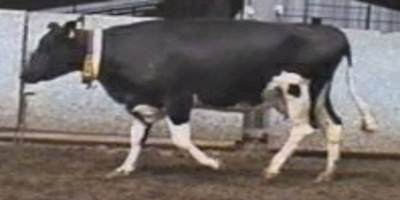
#> input picture datasets/cows/V00001.png, 400 x 200 px, given in place of 000.jpg, which was not available
$ python metrics_old.py
#> lines starting #> are read from the running program, lines starting #| are printed output that depends on the picture; pictures that were not available may be replaced by others from this repository, and a replacement may not be noted
### visdatcompy/common/utils.py
import os
import time
import sys
from colorama import Fore, Style, init

init()

__all__ = ["get_time", "color_print", "scan_directory"]

colors = {
    "none": "",
    "status": Fore.LIGHTMAGENTA_EX,
    "done": Fore.GREEN,
    "fail": Fore.RED,
    "warning": Fore.YELLOW,
    "log": Fore.LIGHTBLACK_EX,
    "create": Fore.CYAN,
}  # Цвета текста

style = Style.BRIGHT

stamps = {
    "none": "",
    "status": "[%] ",
    "done": "[V] ",
    "fail": "[X] ",
    "warning": "[!] ",
    "log": "[$] ",
    "create": "[+] ",
}  # Штампы вывода

images = []

# ==================================================================================================================================
# |                                                            UTILS                                                               |
# ==================================================================================================================================


def get_time(func) -> None:
    """
    Декоратор для замера времени выполнения функции.

    Parameters:
        - func (function): функция, время выполнения которой требуется замерить

    Returns:
        - None
    """

    def wrapper(*args, **kwargs):
        start_time = time.time()
        result = func(*args, **kwargs)
        end_time = time.time() - start_time

        color_print("log", "log", f"Время выполнения: {end_time}", True)

        return result

    return wrapper


# ==================================================================================================================================


def color_print(stamp: str, color: str, message: str, newline: bool = True) -> None:
    """
    Функция для красивого вывода в консоль.

    Parameters:
        - stamp (str): штамп для определения вида сообщения
        - color (str): цвет текста сообщения
        - message (str): текст сообщения
        - newline (bool): флаг, определяющий, нужно ли добавлять переход на новую строку

    Returns:
        - None

    Stamps:
        - "none": пустой штамп
        - "status": [%]
        - "done": [V]
        - "fail": [X]
        - "warning": [!]
        - "log": [$]
        - "create": [+]

    Colors:
        - "none": обычный белый цвет
        - "status": светло-пурпурный цвет
        - "done": зеленый цвет
        - "fail": красный цвет
        - "warning": желтый цвет
        - "log": светло-черный цвет
        - "create": голубой цвет

    Libraries:
        - colorama, установка: "pip install colorama"
    """

    to_new_line = "\n" if newline else " "

    sys.stdout.write(f"{to_new_line}{style}{colors[color]}{stamps[stamp]}{message}")


# ==================================================================================================================================


# [25 lines left out: function scan_directory, not called in this run]


# ==================================================================================================================================


# Проверка на скорость выполнения функции для сканирования директории
# [2 lines that do not run on import are left out]

### visdatcompy/common/metrics_old.py
import numpy as np
from PIL import Image
from visdatcompy.common.utils import get_time, color_print
from sklearn.metrics import mean_squared_error as mse_sklearn
from skimage.metrics import normalized_root_mse as nrmse_skimage
from skimage.metrics import structural_similarity as ssim_skimage
from skimage.metrics import peak_signal_noise_ratio as psnr_skimage
from sklearn.metrics import mean_absolute_error as mae_skimage
from skimage.metrics import normalized_mutual_information as nmi_skimage


# ==================================================================================================================================
# |                                                              METRICS                                                           |
# ==================================================================================================================================

__all__ = ["pix2pix", "mse", "nrmse", "ssim", "psnr", "mae", "nmi"]


def pix2pix(first_image_path: str, second_image_path: str) -> bool:
    """
    Функция для сравнения двух изображений методом Pixel to Pixel.

    Parameters:
    - first_image_path (string): путь к первому изображению
    - second_image_path (string): путь ко второму изображению

    Returns:
    - image_equal (boolean): True, если изображения идентичны, иначе False
    """
#> called with first_image_path = 'dataset/000.jpg', second_image_path = 'dataset/001.jpg'

    resized_image1 = Image.open(first_image_path).resize((512, 512))
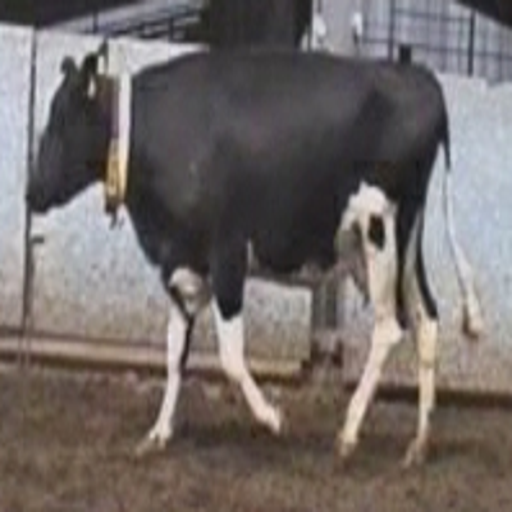
#> resized_image1: PIL image 512x512 RGB; mean R, G, B 114.3, 107.2, 104.7
    resized_image2 = Image.open(second_image_path).resize((512, 512))
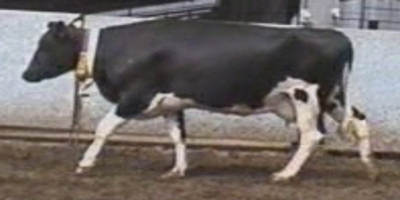
#> input picture datasets/cows/V00002.png, 400 x 200 px, given in place of 001.jpg, which was not available
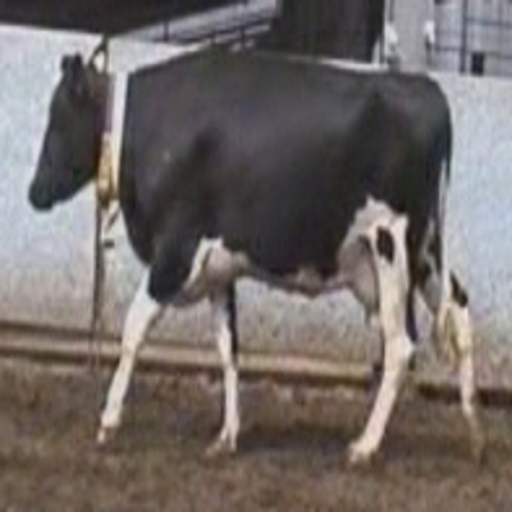
#> resized_image2: PIL image 512x512 RGB; mean R, G, B 113.1, 106, 103.1

    are_equal = np.array_equal(np.array(resized_image1), np.array(resized_image2))
#> are_equal = False

    return are_equal


# ==================================================================================================================================


def mse(first_image_path: str, second_image_path: str) -> float:
    """
    Функция для вычисления среднеквадратичной ошибки (MSE) между двумя изображениями.

    Parameters:
    - first_image_path (string): путь к первому изображению
    - second_image_path (string): путь ко второму изображению

    Returns:
    - result (float): значение MSE между изображениями
    """

    resized_image1 = Image.open(first_image_path).resize((512, 512))
    resized_image2 = Image.open(second_image_path).resize((512, 512))

    result = mse_sklearn(
        np.array(resized_image1).reshape(-1, 2), np.array(resized_image2).reshape(-1, 2)
    )

    return result


# ==================================================================================================================================


def nrmse(first_image_path: str, second_image_path: str) -> float:
    """
    Функция для вычисления нормализованной среднеквадратичной ошибки (NRMSE) между двумя изображениями.

    Parameters:
        - first_image_path (string): путь к первому изображению
        - second_image_path (string): путь ко второму изображению

    Returns:
        - result (float): значение NRMSE между изображениями
    """

    resized_image1 = np.array(Image.open(first_image_path).resize((512, 512)))
    resized_image2 = np.array(Image.open(second_image_path).resize((512, 512)))

    result = nrmse_skimage(
        np.array(resized_image1).reshape(-1, 2), np.array(resized_image2).reshape(-1, 2)
    )

    return result


# ==================================================================================================================================


def ssim(first_image_path: str, second_image_path: str) -> bool:
    """
    Функция для вычисления структурного сходства (SSIM) между двумя изображениями.

    Parameters:
        - first_image_path (string): путь к первому изображению
        - second_image_path (string): путь ко второму изображению

    Returns:
        - result (float): значение SSIM между изображениями
    """

    resized_image1 = np.array(Image.open(first_image_path).resize((512, 512)))
    resized_image2 = np.array(Image.open(second_image_path).resize((512, 512)))

    result = ssim_skimage(resized_image1, resized_image2, win_size=3)

    return result


# ==================================================================================================================================


def psnr(first_image_path: str, second_image_path: str) -> float:
    """
    Функция для вычисления отношения сигнал/шум (PSNR) между двумя изображениями.

    Parameters:
        - first_image_path (string): путь к первому изображению
        - second_image_path (string): путь ко второму изображению

    Returns:
        - result (float): значение PSNR между изображениями
    """

    resized_image1 = np.array(Image.open(first_image_path).resize((512, 512)))
    resized_image2 = np.array(Image.open(second_image_path).resize((512, 512)))

    result = psnr_skimage(resized_image1, resized_image2)

    return result


# ==================================================================================================================================


def mae(first_image_path: str, second_image_path: str) -> float:
    """
    Функция для вычисления средней абсолютной ошибки (MAE) между двумя изображениями.

    Parameters:
        - first_image_path (string): путь к первому изображению
        - second_image_path (string): путь ко второму изображению

    Returns:
        - result (float): значение MAE между изображениями
    """

    resized_image1 = np.array(Image.open(first_image_path).resize((512, 512)))
    resized_image2 = np.array(Image.open(second_image_path).resize((512, 512)))

    result = mae_skimage(resized_image1.flatten(), resized_image2.flatten())

    return result


# ==================================================================================================================================


def nmi(first_image_path: str, second_image_path: str) -> float:
    """
    Функция для вычисления нормализованной взаимной информации (NMI) между двумя изображениями.

    Parameters:
        - first_image_path (string): путь к первому изображению
        - second_image_path (string): путь ко второму изображению

    Returns:
        - result (float): значение NMI между изображениями
    """

    resized_image1 = np.array(Image.open(first_image_path).resize((512, 512)))
    resized_image2 = np.array(Image.open(second_image_path).resize((512, 512)))

    result = nmi_skimage(resized_image1.flatten(), resized_image2.flatten())

    return result


# ==================================================================================================================================

if __name__ == "__main__":
    # Тест всех функций с измерением времени выполнения.
    image_path1 = "dataset/000.jpg"
    image_path2 = "dataset/001.jpg"

    # Pixel to Pixel Comparison
    result_pix2pix = get_time(pix2pix)(image_path1, image_path2)
#> result_pix2pix = False
    color_print("status", "status", f"P2P Comparison: {result_pix2pix}", "True")

    # MSE
    result_mse = get_time(mse)(image_path1, image_path2)
#> in mse, `result = mse_sklearn( np.array(resized_image1).reshape(-1, 2), np.arra..`: result = 1970.5
#> result_mse = 1970.5
    color_print("status", "status", f"MSE: {result_mse}", "True")

    # NRMSE
    result_nrmse = get_time(nrmse)(image_path1, image_path2)
#> in nrmse, `result = nrmse_skimage( np.array(resized_image1).reshape(-1, 2), np.ar..`: result = 0.367
#> result_nrmse = 0.367
    color_print("status", "status", f"NRMSE: {result_nrmse}", "True")

    # SSIM
    result_ssim = get_time(ssim)(image_path1, image_path2)
#> in ssim, `result = ssim_skimage(resized_image1, resized_image2, win_size=3)`: result = 0.731
#> result_ssim = 0.731
    color_print("status", "status", f"SSIM: {result_ssim}", "True")

    # PSNR
    result_psnr = get_time(psnr)(image_path1, image_path2)
#> in psnr, `result = psnr_skimage(resized_image1, resized_image2)`: result = 15.18
#> result_psnr = 15.18
    color_print("status", "status", f"PSNR: {result_psnr}", "True")

    # MAE
    result_mae = get_time(mae)(image_path1, image_path2)
#> in mae, `result = mae_skimage(resized_image1.flatten(), resized_image2.flatten())`: result = 26.83
#> result_mae = 26.83
    color_print("status", "status", f"MAE: {result_mae}", "True")

    # NMI
    result_nmi = get_time(nmi)(image_path1, image_path2)
#> in nmi, `result = nmi_skimage(resized_image1.flatten(), resized_image2.flatten())`: result = 1.07
#> result_nmi = 1.07
    color_print("status", "status", f"NMI: {result_nmi}", "True")
